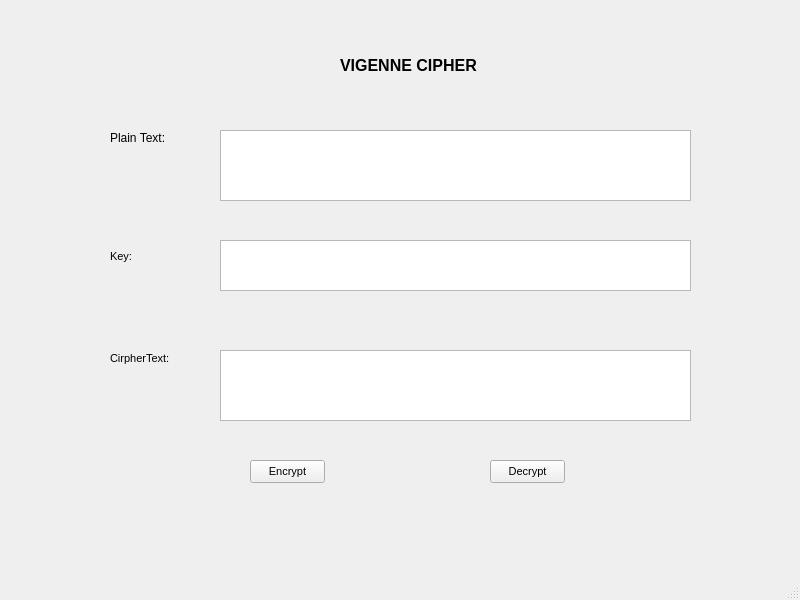
<?xml version="1.0" encoding="UTF-8"?>
<ui version="4.0">
 <class>MainWindow</class>
 <widget class="QMainWindow" name="MainWindow">
  <property name="geometry">
   <rect>
    <x>0</x>
    <y>0</y>
    <width>800</width>
    <height>600</height>
   </rect>
  </property>
  <property name="windowTitle">
   <string>MainWindow</string>
  </property>
  <widget class="QWidget" name="centralwidget">
   <widget class="QPushButton" name="encrypt_button">
    <property name="geometry">
     <rect>
      <x>250</x>
      <y>460</y>
      <width>75</width>
      <height>23</height>
     </rect>
    </property>
    <property name="font">
     <font>
      <pointsize>8</pointsize>
      <weight>50</weight>
      <bold>false</bold>
     </font>
    </property>
    <property name="text">
     <string>Encrypt</string>
    </property>
   </widget>
   <widget class="QLabel" name="label_2">
    <property name="geometry">
     <rect>
      <x>110</x>
      <y>130</y>
      <width>61</width>
      <height>16</height>
     </rect>
    </property>
    <property name="font">
     <font>
      <pointsize>9</pointsize>
      <weight>50</weight>
      <bold>false</bold>
     </font>
    </property>
    <property name="text">
     <string>Plain Text:</string>
    </property>
   </widget>
   <widget class="QPlainTextEdit" name="txt_key">
    <property name="geometry">
     <rect>
      <x>220</x>
      <y>240</y>
      <width>471</width>
      <height>51</height>
     </rect>
    </property>
   </widget>
   <widget class="QPlainTextEdit" name="txt_cipher_text">
    <property name="geometry">
     <rect>
      <x>220</x>
      <y>350</y>
      <width>471</width>
      <height>71</height>
     </rect>
    </property>
   </widget>
   <widget class="QLabel" name="label_3">
    <property name="geometry">
     <rect>
      <x>110</x>
      <y>250</y>
      <width>47</width>
      <height>13</height>
     </rect>
    </property>
    <property name="font">
     <font>
      <pointsize>8</pointsize>
      <weight>50</weight>
      <bold>false</bold>
     </font>
    </property>
    <property name="text">
     <string>Key:</string>
    </property>
   </widget>
   <widget class="QLabel" name="label_4">
    <property name="geometry">
     <rect>
      <x>110</x>
      <y>350</y>
      <width>61</width>
      <height>16</height>
     </rect>
    </property>
    <property name="font">
     <font>
      <pointsize>8</pointsize>
      <weight>50</weight>
      <bold>false</bold>
     </font>
    </property>
    <property name="text">
     <string>CirpherText:</string>
    </property>
   </widget>
   <widget class="QLabel" name="label">
    <property name="geometry">
     <rect>
      <x>340</x>
      <y>40</y>
      <width>151</width>
      <height>51</height>
     </rect>
    </property>
    <property name="font">
     <font>
      <pointsize>12</pointsize>
      <weight>75</weight>
      <bold>true</bold>
     </font>
    </property>
    <property name="text">
     <string>VIGENNE CIPHER</string>
    </property>
   </widget>
   <widget class="QPlainTextEdit" name="txt_plain_text">
    <property name="geometry">
     <rect>
      <x>220</x>
      <y>130</y>
      <width>471</width>
      <height>71</height>
     </rect>
    </property>
   </widget>
   <widget class="QPushButton" name="decrypt_button">
    <property name="geometry">
     <rect>
      <x>490</x>
      <y>460</y>
      <width>75</width>
      <height>23</height>
     </rect>
    </property>
    <property name="font">
     <font>
      <pointsize>8</pointsize>
      <weight>50</weight>
      <bold>false</bold>
     </font>
    </property>
    <property name="text">
     <string>Decrypt</string>
    </property>
   </widget>
  </widget>
  <widget class="QMenuBar" name="menubar">
   <property name="geometry">
    <rect>
     <x>0</x>
     <y>0</y>
     <width>800</width>
     <height>21</height>
    </rect>
   </property>
  </widget>
  <widget class="QStatusBar" name="statusbar"/>
 </widget>
 <resources/>
 <connections/>
</ui>
